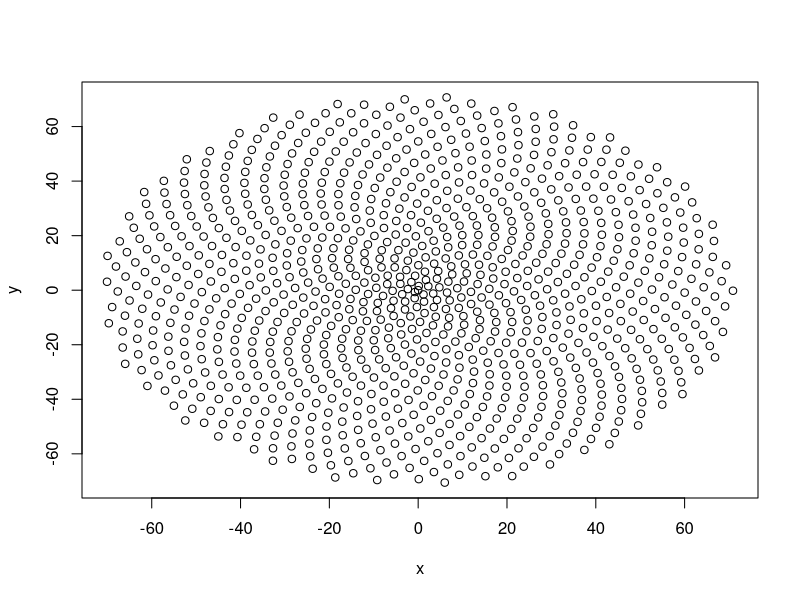
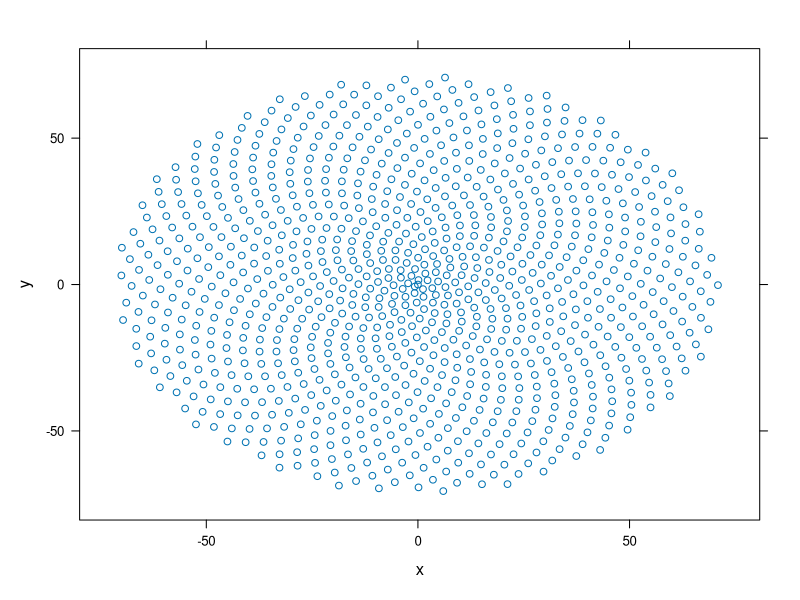
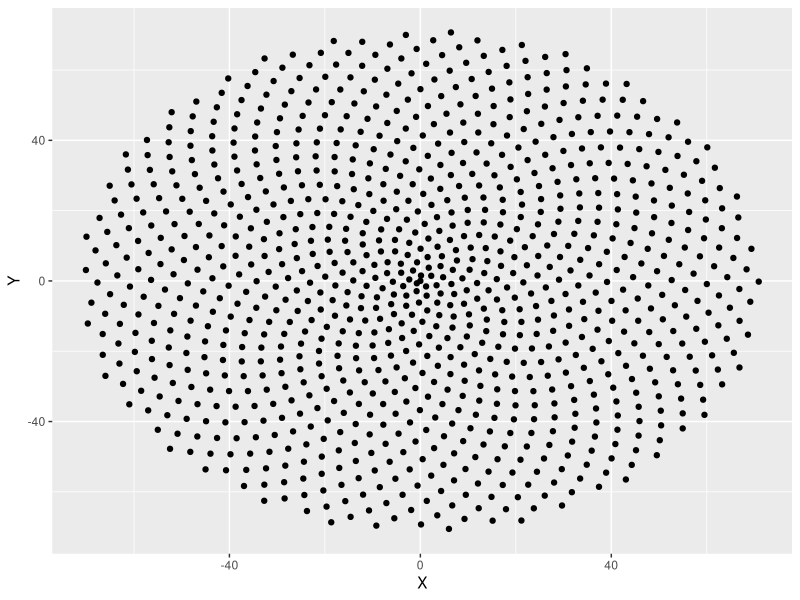
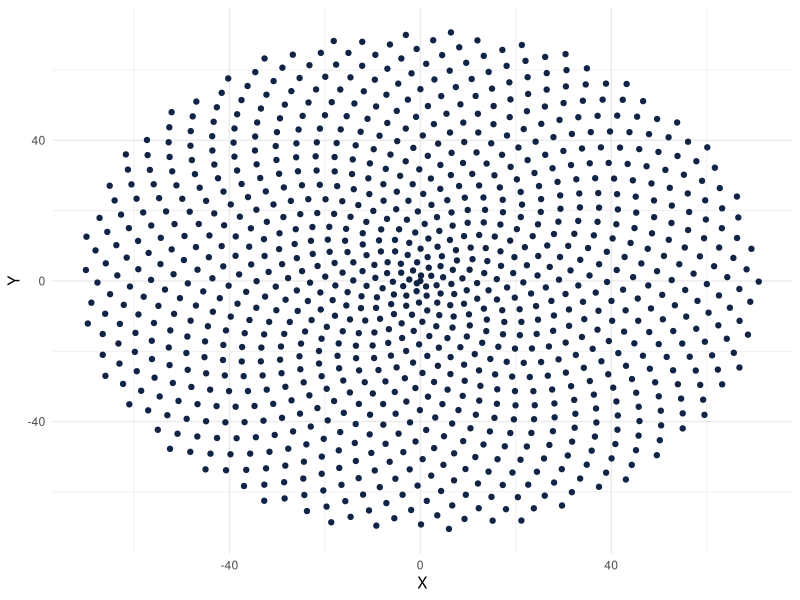
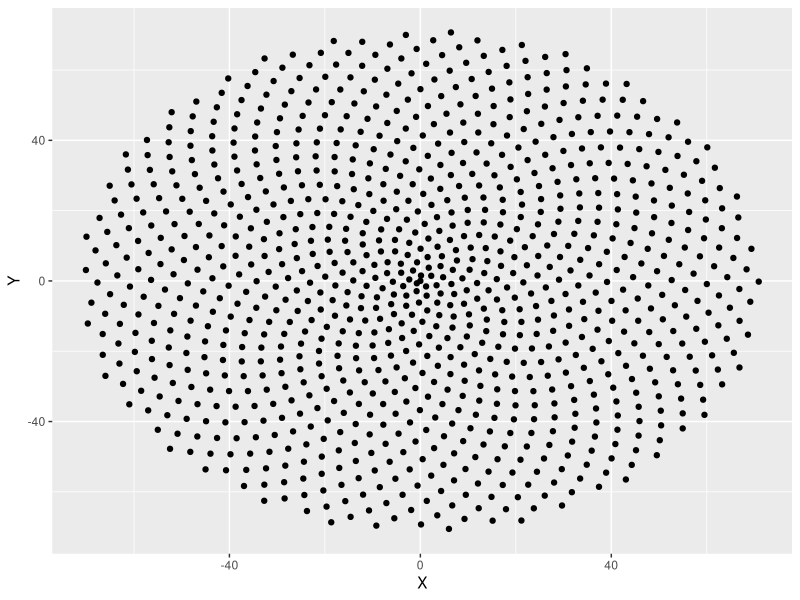
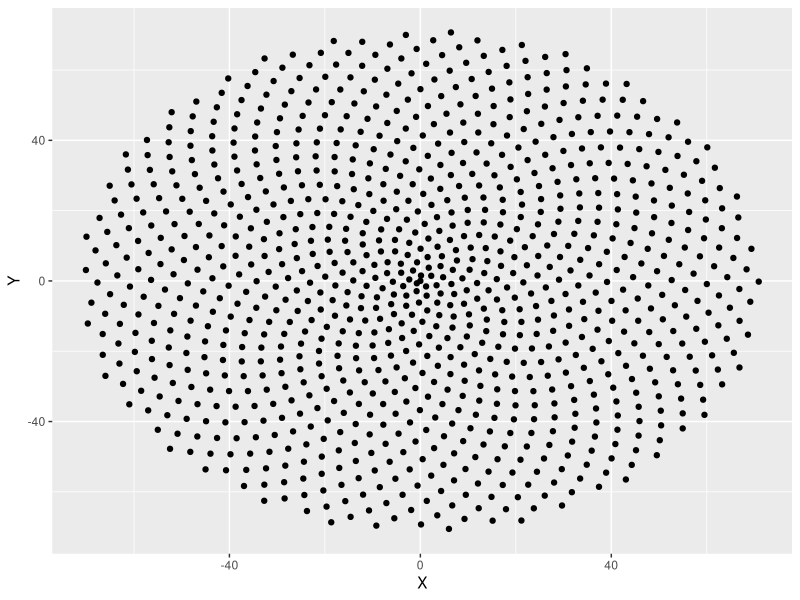
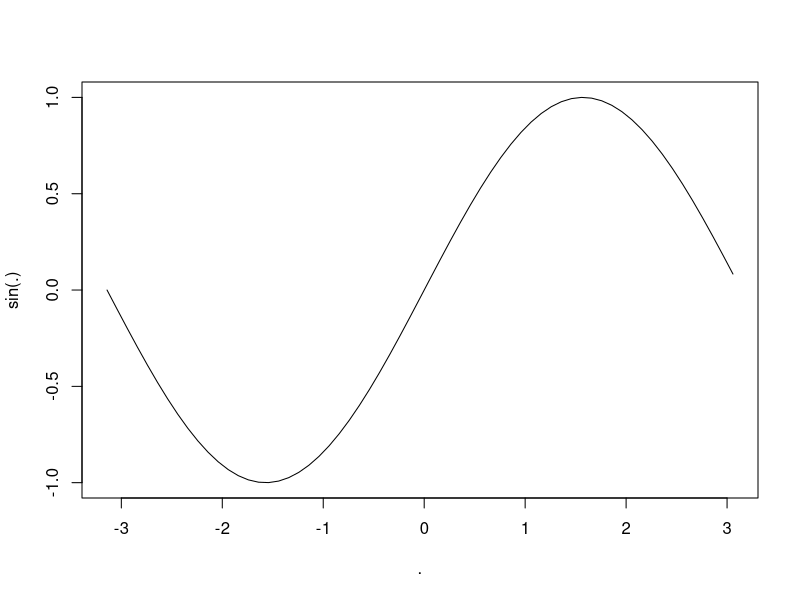
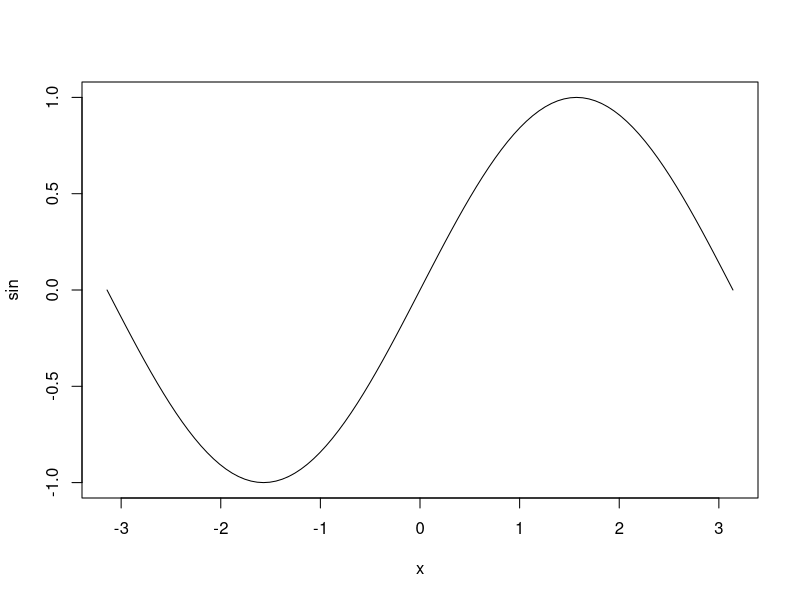

Source code (R) for these figures, in order:
library(tidyverse)
n<-1000
x<-(1:n-1)^((sqrt(5)-1)/2)*cos((1:n-1)*2*pi*(sqrt(5)-1)/2)
y<-(1:n-1)^((sqrt(5)-1)/2)*sin((1:n-1)*2*pi*(sqrt(5)-1)/2)
plot(x,y)
lattice::xyplot(y~x)
df<-data.frame(X=x,Y=y) 
df |> ggplot()+aes(x=X,y=Y)+geom_point()
#paket1: miniUI, esquesse
ggplot(df) +
  aes(x = X, y = Y) +
  geom_point(shape = "circle", size = 1.5, colour = "#112446") +
  theme_minimal()

data.frame(X=x,Y=y) |> ggplot(aes(x=X,y=Y))+geom_point()
data.frame(X=x,Y=y) |> ggplot()+geom_point(aes(x=X,y=Y))

#A2
seq(-pi,pi,0.1) %>% plot(.,sin(.),type="l")

plot(sin,-pi,pi)

seq(-pi,pi,0.1) %>% data.frame(X=.,Y=sin(.)) %>% ggplot()+aes(x=X,y=Y)+geom_line()
# NAriši krožnico s polmerom 1 okoli izhodišča. Dodaj naslov in pre/poimenuj x- in y-os. Nariši še kvadrat na isto sliko.
seq(-pi,pi,0.1) %>% {plot(cos(.),sin(.),type="l",xlab="X-os",ylab="Y-os",main="NASLOV")}

points(c(1,1,-1,-1,1),c(1,-1,-1,1,1),type="l",col="red")

df2<-seq(-pi,pi,0.1) %>%
  {data.frame(X=c(cos(.),c(1,1,-1,-1,1)),
              Y=c(sin(.),c(1,-1,-1,1,1)),
              Tip=rep(c("Krog","Kvadrat"),c(length(.),5)))} 
df2 %>% ggplot()+aes(x=X,y=Y,group=Tip,color=Tip)+geom_path()+labs(x = "x",y = "y",title = "s",subtitle = "ad",caption = "a")

ggplot(df2) + aes(x = X, y = Y) + geom_path(colour = "#112446") + facet_wrap(vars(Tip)) # taka koda se lahko pojavi na izpitu

seq(-pi,pi,0.1) %>% data.frame(Alpha=.,S=sin(.),C=cos(.)) %>% ggplot()+geom_path(aes(x=Alpha,y=S))+geom_path(aes(x=Alpha,y=C))+geom_path(aes(x=C,y=S))

#B
montecarlo<-\(n){
  seq(-pi,pi,0.1) %>% {plot(cos(.),sin(.),type="l",xlab="X-os",ylab="Y-os",main="NASLOV",col="blue")}
  points(c(1,1,-1,-1,1),c(1,-1,-1,1,1),type="l",col="red")
  x<-runif(n,-1,1)
  y<-runif(n,-1,1)
  points(x,y,col=ifelse(x^2+y^2<=1,"darkgreen","purple"))
  4*sum(x^2+y^2<=1)/n
}
start<-Sys.time();montecarlo(1000000);Sys.time()-start
n<-1000
x<-(1:n-1)^((sqrt(5)-1)/2)*cos((1:n-1)*2*pi*(sqrt(5)-1)/2)
y<-(1:n-1)^((sqrt(5)-1)/2)*sin((1:n-1)*2*pi*(sqrt(5)-1)/2)
data.frame(X=x,Y=y) %>% ggplot()+aes(x=X,y=Y,colour=1:1000,size=sqrt(x^2+y^2))+geom_point()+scale_color_gradient(low="#3dad46",high="brown")+scale_size_continuous(range=c(1,3))

#C
iris %>% ggplot()+aes(x=Petal.Length)+geom_histogram()
iris %>% ggplot()+aes(y=Petal.Length,fill=Species)+geom_bar()
iris %>% ggplot()+aes(x=Petal.Length,color=Species)+geom_histogram()
iris %>% filter(Species=="virginica") %>% ggplot()+aes(y=Petal.Length,fill=Species)+geom_bar()

dfB1<-data.frame(labels=c("no","no, but in yellow"),"values"=c(7,1))
ggplot(dfB1, aes(x="", y=values,fill=labels))+
  geom_bar(width = 1, stat = "identity")+coord_polar("y", start=0.2)+
  scale_fill_manual(values=c("blue", "yellow"))+
  #  ggtitle("Is this meme funny?")
  labs(title="Is this meme funny?",x="",y="")+
  theme(plot.title = element_text(size=30),
        axis.text = element_blank(),
        axis.ticks = element_blank(),
        panel.grid  = element_blank(),
        legend.title=element_blank(),
        legend.text = element_text(size = 16, face = "bold"))


coeff<-lm(iris$Petal.Width~iris$Petal.Length)
coeff[[1]] # y=kx+n <- output (Intercept)=n, slope=k 
ggplot(iris,aes(Petal.Length,Petal.Width,color=(Petal.Length*coeff[[1]][2]+coeff[[1]][1]>Petal.Width)))+geom_point()+geom_abline(intercept=coeff[[1]][1],slope=coeff[[1]][2])+
  labs(color = "Below the regression line?",title="Is there a correlation between petal length and width?")
